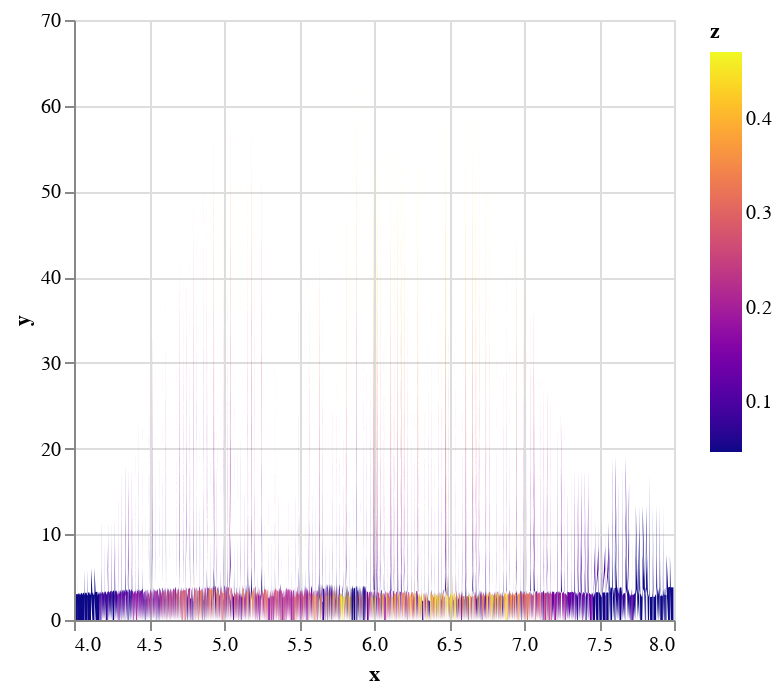

Source (notebook cell):
### Markdown cell above
## Contour Plot

### Code cell
p = contourplot(df[!,:sepalLength],df[!,:sepalWidth],color_scheme="plasma",mark="area")

### Figure 1 — Vega-Lite specification as saved in the notebook (floating-point values rounded to 4 significant figures; data arrays with more than 128 entries replaced by an {"elided": "..."} marker saying what was removed)
{"data": {"values": {"elided": "4463 records"}}, "encoding": {"color": {"field": "z", "scale": {"scheme": "plasma"}, "type": "quantitative"}, "detail": {"field": "group", "type": "quantitative"}, "order": {"field": "row", "type": "quantitative"}, "x": {"field": "x", "type": "quantitative"}, "y": {"field": "y", "type": "quantitative"}}, "mark": {"type": "area"}}
